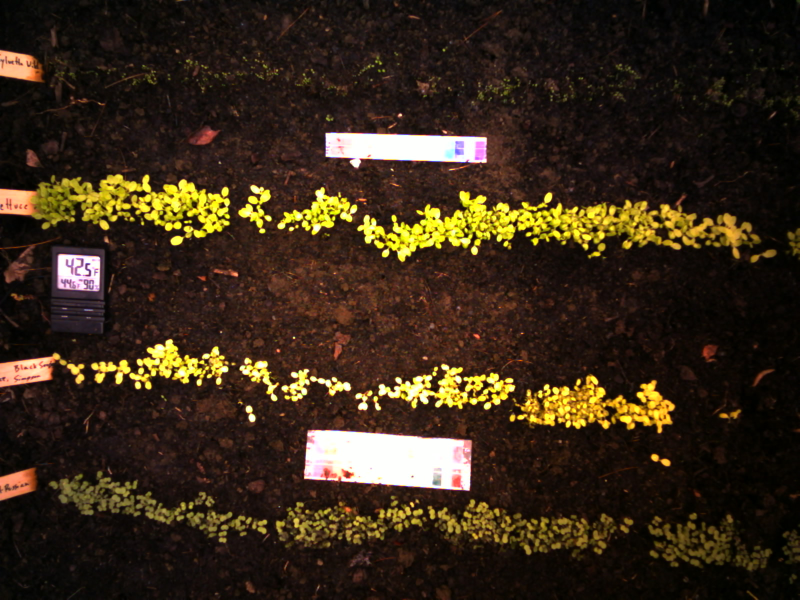
#> input picture slugs-eating/data/10-54-23.jpg, 1600 x 1200 px (shown at 1/2 size); its folder holds 4 pictures in this run
$ jupyter execute --allow-errors anim-test-Copy1.ipynb   (shell and % lines are left out)
#> lines starting #> are read from the running program, lines starting #| are printed output that depends on the picture
[cell 1]
# Import Libraries
import matplotlib
import matplotlib.pyplot as plt
import matplotlib.animation as animation
import matplotlib.image


import cv2
import os
import PIL
from PIL import Image
from glob import glob
import numpy as np

[cell 2]
dir = os.path.join("data", "*.jpg")
file_list = [file for file in glob(dir)]
print(file_list)

[cell 3]
file_list[0]

[cell 4]
dir = os.path.join("output-images", "filled*.jpg")
filled_list = [file for file in glob(dir)]
print(filled_list)

#> (a cell that did not finish here is left out)

[cell 6]
img_array = []
plot_array = []
for filename in file_list:
    img = plt.imread(filename)
#> img is the input picture: shape (1200, 1600, 3); mean R, G, B 55, 41.1, 24.4
    img_array.append(img)

    imgplot = plt.imshow(img)
    plot_array.append([imgplot])
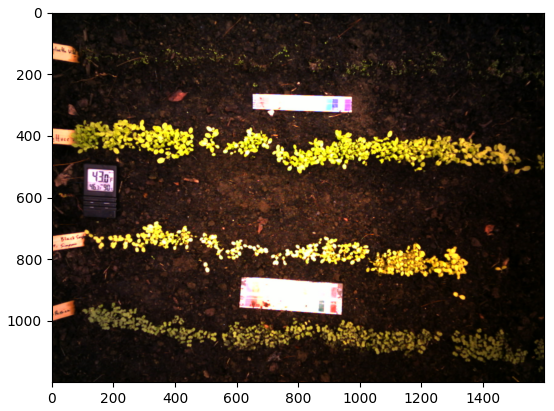
#> figure drawn by matplotlib, 1 panel

[cell 7]
output_array = []
#> output_array = []
for filename in filled_list:
    output_img = plt.imread(filename)
    output_array.append(output_img)

[cell 8]
fig, ax = plt.subplots()
#> (the rest of this cell did not finish here and is left out)

[cell 9]
fig, (ax1, ax2) = plt.subplots(1, 2, dpi=300)
ax1.axis('off')
ax2.axis('off')

ax1.imshow(img_array[0])
ax1.set_title('Original Image')
#> (the rest of this cell did not finish here and is left out)

[cell 10]
fig, (ax1, ax2) = plt.subplots(1, 2,dpi=300)
ax1.axis('off')
ax2.axis('off')
ax1.set_title('Original Image')
ax2.set_title('Segmented')

original = [ax1.imshow(img_array[0])]
#> (the rest of this cell did not finish here and is left out)

[cell 11]
import cv2
import numpy as np
import os

image_folder = 'data'
video_file = 'vid.avi'
image_size = (1600, 1200)
fps = 1

images = [img for img in os.listdir(image_folder) if img.endswith(".jpg")]
#> images = ['10-54-23.jpg', '10-57-36.jpg', '11-00-49.jpg', '11-04-02.jpg']
images.sort()
file_list.sort()
out = cv2.VideoWriter(video_file, cv2.VideoWriter_fourcc(*'MJPG'), fps, image_size)

img_array = []
for filename in file_list:
    img = cv2.imread(filename)
    img_array.append(img)
    out.write(img)

out.release()
